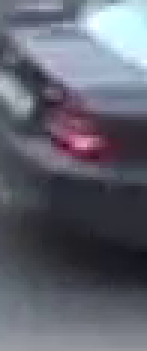
#> input picture pictures/100.png, 49 x 117 px, given in place of 00000.mp4, which was not available (shown 3 times larger)
$ python test.py
#> lines starting #> are read from the running program, lines starting #| are printed output that depends on the picture; after the words box and inside, x2 and y2 are one past the last pixel; in counts of white or black regions, pixels touching at a corner belong together; pictures that were not available may be replaced by others from this repository, and a replacement may not be noted
import cv2
import numpy as np
from collections import deque

# Parameters
MAX_DISTANCE = 50
MIN_AREA = 500
COUNT_LINE_OFFSET = 200
MEMORY = 30

# Initialize
fgbg = cv2.createBackgroundSubtractorMOG2(history=300, varThreshold=50)
next_id = 0
tracks = {}
track_paths = {}
object_types = {}
counts = {
    'car': {'left_to_right': 0, 'right_to_left': 0},
    'truck': {'left_to_right': 0, 'right_to_left': 0},
    'tram': {'left_to_right': 0, 'right_to_left': 0},
    'person': {'left_to_right': 0, 'right_to_left': 0}
}
last_bbox_info = {}  # oid: (x, y, w, h, aspect_ratio)

def classify(w, h):
    area = w * h
    aspect_ratio = h / w if w > 0 else 0

    if area > 300000 and aspect_ratio < 0.6:
        return 'tram'
    elif 40000 < area <= 250000 and 0.7 <= aspect_ratio <= 1.2:
        return 'truck'
    elif 2500 < area <= 40000 and 0.4 <= aspect_ratio <= 0.7:
        return 'car'
    elif 500 < area < 3000 and aspect_ratio >= 1.6:
        return 'person'
    else:
        return None

def boxes_overlap(box1, box2, threshold=0.4):
    x1, y1, w1, h1 = box1
    x2, y2, w2, h2 = box2

    xa = max(x1, x2)
    ya = max(y1, y2)
    xb = min(x1 + w1, x2 + w2)
    yb = min(y1 + h1, y2 + h2)

    inter_area = max(0, xb - xa) * max(0, yb - ya)
    box1_area = w1 * h1
    box2_area = w2 * h2
    iou = inter_area / float(box1_area + box2_area - inter_area + 1e-5)

    return iou > threshold

def merge_boxes(boxes, iou_threshold=0.1):
    if not boxes:
        return []

    merged = []
    used = [False] * len(boxes)

    for i in range(len(boxes)):
        if used[i]:
            continue
        x1, y1, w1, h1 = boxes[i]
        x2, y2, w2, h2 = x1, y1, w1, h1

        for j in range(i + 1, len(boxes)):
            if used[j]:
                continue
            bx = boxes[j]
            if boxes_overlap((x2, y2, w2, h2), bx, threshold=iou_threshold):
                # scalanie dwóch boxów w jeden większy (łączymy połączone obszary)
                x2 = min(x2, bx[0])
                y2 = min(y2, bx[1])
                w2 = max(x2 + w2, bx[0] + bx[2]) - x2
                h2 = max(y2 + h2, bx[1] + bx[3]) - y2
                used[j] = True

        merged.append((x2, y2, w2, h2))
        used[i] = True

    # Rekurencyjnie scalamy aż do ustabilizowania liczby boxów
    if len(merged) < len(boxes):
        return merge_boxes(merged, iou_threshold)
    else:
        return merged

def get_direction(path, line_x):
    if len(path) < 2:
        return None
    x0 = path[0][0]
    x1 = path[-1][0]
    if x0 < line_x and x1 > line_x:
        return 'left_to_right'
    elif x0 > line_x and x1 < line_x:
        return 'right_to_left'
    return None

def remove_inner_boxes(boxes):
    """
    Removes bounding boxes that are completely inside another one.

    Args:
        boxes (list of tuples): Each box is (x, y, w, h)

    Returns:
        list of tuples: Filtered list with only outer boxes.
    """
    filtered = []
    for i, (x1, y1, w1, h1) in enumerate(boxes):
        is_inner = False
        for j, (x2, y2, w2, h2) in enumerate(boxes):
            if i == j:
                continue
            if x1 >= x2 and y1 >= y2 and (x1 + w1) <= (x2 + w2) and (y1 + h1) <= (y2 + h2):
                is_inner = True
                break
        if not is_inner:
            filtered.append((x1, y1, w1, h1))
    return filtered


# Load video
cap = cv2.VideoCapture("filmy/00000.mp4")
frame_width = int(cap.get(cv2.CAP_PROP_FRAME_WIDTH))
frame_height = int(cap.get(cv2.CAP_PROP_FRAME_HEIGHT))
line_x = frame_width // 2 - COUNT_LINE_OFFSET

while cap.isOpened():
    ret, frame = cap.read()
#> frame is the input picture: shape (117, 49, 3); mean B, G, R 111, 99.5, 97.6
    if not ret:
        break

    # Blur to suppress leaves and noise
    blurred = cv2.GaussianBlur(frame, (11, 11), 0)
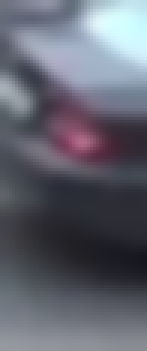
#> blurred: shape (117, 49, 3) (shown 3 times larger); mean B, G, R 111, 99.5, 97.6
    fgmask = fgbg.apply(blurred)
#> fgmask: shape (117, 49); every value is 127

    # Morphology to clean noise
    fgmask = cv2.medianBlur(fgmask, 5)


    _, thresh = cv2.threshold(fgmask, 170, 255, cv2.THRESH_BINARY)
#> thresh: shape (117, 49); every value is 0

    opening = cv2.morphologyEx(thresh, cv2.MORPH_OPEN, (15, 15))
    closing = cv2.morphologyEx(opening, cv2.MORPH_CLOSE, (105, 105))
    dilation = cv2.dilate(closing,(305, 305),iterations = 15)

    filtered = dilation
    filtered1 = cv2.cvtColor(dilation, cv2.COLOR_GRAY2BGR)
#> filtered1: shape (117, 49, 3); every value is 0

    contours, _ = cv2.findContours(filtered, cv2.RETR_EXTERNAL, cv2.CHAIN_APPROX_SIMPLE)
#> contours = []

    filtered_boxes = []
    for cnt in contours:
        x, y, w, h = cv2.boundingRect(cnt)
        area = w * h
        if area < MIN_AREA:
            continue
        filtered_boxes.append((x, y, w, h))
#> this loop made 0 passes
#> after the loop, filtered_boxes = []

    # Scal overlapping bounding boxes
    merged_boxes = merge_boxes(filtered_boxes, iou_threshold=0.4)
#> merged_boxes = []
    merged_boxes = remove_inner_boxes(merged_boxes)

    detections = []
    for (x, y, w, h) in merged_boxes:
        cx = x + w // 2
        cy = y + h // 2
        detections.append(((cx, cy), (x, y, w, h)))
#> after the loop, detections = []

    used = set()
    new_tracks = {}

    for (cx, cy), (x, y, w, h) in detections:
        matched = False
        for oid, (px, py) in tracks.items():
            if oid in used:
                continue
            if np.hypot(cx - px, cy - py) < MAX_DISTANCE:
                new_tracks[oid] = (cx, cy)
                track_paths[oid].append((cx, cy))
                used.add(oid)
                matched = True
                break
        if not matched:
            new_tracks[next_id] = (cx, cy)
            track_paths[next_id] = deque(maxlen=MEMORY)
            track_paths[next_id].append((cx, cy))
            obj_type = classify(w, h)
            object_types[next_id] = obj_type
            aspect_ratio = round(h / w, 2) if w > 0 else 0
            last_bbox_info[next_id] = (x, y, w, h, aspect_ratio)
            next_id += 1
        else:
            # Aktualizacja bounding boxa istniejącego obiektu
            obj_type = object_types.get(oid)
            aspect_ratio = round(h / w, 2) if w > 0 else 0
            last_bbox_info[oid] = (x, y, w, h, aspect_ratio)
#> after the loop, last_bbox_info = 0 items; new_tracks = 0 items; next_id = 0; object_types = 0 items; track_paths = 0 items; used = 0 items

    # Count & remove finished tracks
    ids_to_remove = []
    for oid in tracks:
        if oid not in new_tracks:
            path = track_paths[oid]
            obj_type = object_types.get(oid)
            direction = get_direction(path, line_x)
            if obj_type and direction:
                counts[obj_type][direction] += 1
            ids_to_remove.append(oid)
#> after the loop, counts = 4 items; ids_to_remove = []

    for oid in ids_to_remove:
        track_paths.pop(oid, None)
        object_types.pop(oid, None)
        last_bbox_info.pop(oid, None)

    tracks = new_tracks
#> tracks = 0 items

    # Draw count line
    cv2.line(frame, (line_x, 0), (line_x, frame_height), (255, 0, 0), 2)

    # Draw detections
    for oid, (cx, cy) in tracks.items():
        obj_type = object_types.get(oid, '?')

        # Use last known bounding box
        if oid in last_bbox_info:
            x, y, w, h, aspect_ratio = last_bbox_info[oid]
            label = f"{obj_type} AR:{aspect_ratio} A:{w*h}"
            cv2.rectangle(frame, (x, y), (x + w, y + h), (0, 255, 255), 2)
            cv2.putText(frame, label, (x, y - 5),
                        cv2.FONT_HERSHEY_SIMPLEX, 0.5, (0, 255, 255), 2)

    # Show counters
    y_pos = 30
    for cls in ['car', 'truck', 'tram', 'person']:
        cv2.putText(frame, f"{cls}s L->R: {counts[cls]['left_to_right']}", (10, y_pos),
                    cv2.FONT_HERSHEY_SIMPLEX, 0.6, (0, 255, 0), 2)
        cv2.putText(frame, f"{cls}s R->L: {counts[cls]['right_to_left']}", (250, y_pos),
                    cv2.FONT_HERSHEY_SIMPLEX, 0.6, (0, 255, 0), 2)
        y_pos += 30
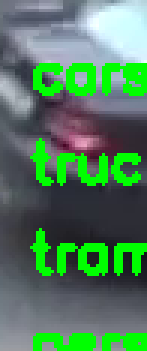
#> frame: shape (117, 49, 3) (shown 3 times larger); 16.22% of pixels changed, all inside (x1, y1, x2, y2) = (10, 21, 49, 117)
#> after the loop, y_pos = 150

    cv2.drawContours(filtered1, contours, -1, (0,255,0), 3)
    cv2.imshow("Counter", frame)
    key = cv2.waitKey(0) & 0xFF  # Changed to 1ms wait for smooth video
#> (key q is pressed here)
    if key == ord('q'):
        break
    elif key != ord('d'):
        continue

cap.release()
cv2.destroyAllWindows()

$ run again, on pictures/1005.png
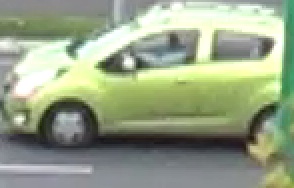
#> input picture pictures/1005.png, 147 x 94 px, given in place of 00000.mp4, which was not available (shown 2 times larger)
#> frame is the input picture: shape (94, 147, 3); mean B, G, R 134.6, 161.6, 150.5
#> `blurred = cv2.GaussianBlur(frame, (11, 11), 0)`:
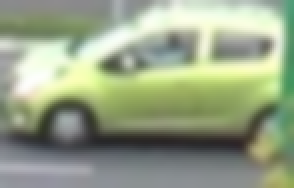
#> blurred: shape (94, 147, 3) (shown 2 times larger); mean B, G, R 134.7, 161.7, 150.5
#> fgmask: shape (94, 147); every value is 127
#> thresh: shape (94, 147); every value is 0
#> filtered1: shape (94, 147, 3); every value is 0
#> contours = []
#> after the loop `for (cx, cy), (x, y, w, h) in detections:`: last_bbox_info = 0 items; next_id = 0; object_types = 0 items
#> after the loop `for oid in tracks:`: counts = 4 items; ids_to_remove = []
#> tracks = 0 items
#> after the loop `for cls in ['car', 'truck', 'tram', 'person']:`:
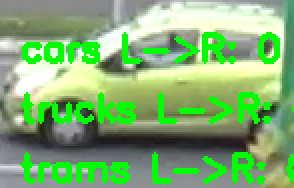
#> frame: shape (94, 147, 3) (shown 2 times larger); 15.5% of pixels changed, all inside (x1, y1, x2, y2) = (10, 16, 147, 92)
#> after the loop `for cls in ['car', 'truck', 'tram', 'person']:`: y_pos = 150

$ run again, on pictures/1028.png
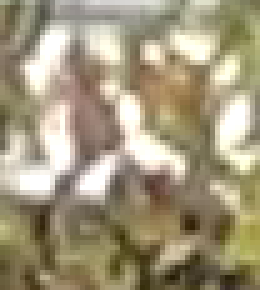
#> input picture pictures/1028.png, 52 x 58 px, given in place of 00000.mp4, which was not available (shown 5 times larger)
#> frame is the input picture: shape (58, 52, 3); mean B, G, R 124.9, 151.6, 162.2
#> `blurred = cv2.GaussianBlur(frame, (11, 11), 0)`:
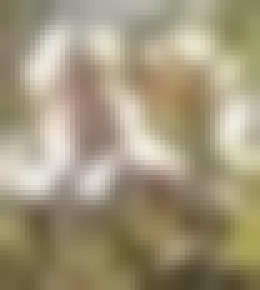
#> blurred: shape (58, 52, 3) (shown 5 times larger); mean B, G, R 124.8, 151.5, 162.2
#> fgmask: shape (58, 52); every value is 127
#> thresh: shape (58, 52); every value is 0
#> filtered1: shape (58, 52, 3); every value is 0
#> contours = []
#> after the loop `for (cx, cy), (x, y, w, h) in detections:`: last_bbox_info = 0 items; next_id = 0; object_types = 0 items
#> after the loop `for oid in tracks:`: counts = 4 items; ids_to_remove = []
#> tracks = 0 items
#> after the loop `for cls in ['car', 'truck', 'tram', 'person']:`:
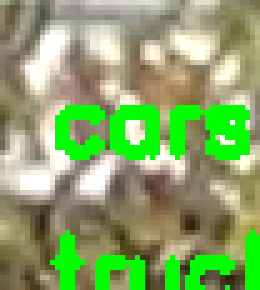
#> frame: shape (58, 52, 3) (shown 5 times larger); 15.29% of pixels changed, all inside (x1, y1, x2, y2) = (10, 21, 52, 58)
#> after the loop `for cls in ['car', 'truck', 'tram', 'person']:`: y_pos = 150

$ run again, on pictures/1041.png
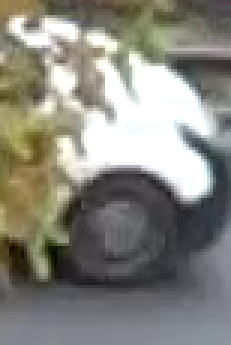
#> input picture pictures/1041.png, 77 x 115 px, given in place of 00000.mp4, which was not available (shown 3 times larger)
#> frame is the input picture: shape (115, 77, 3); mean B, G, R 126.6, 134.9, 136
#> `blurred = cv2.GaussianBlur(frame, (11, 11), 0)`:
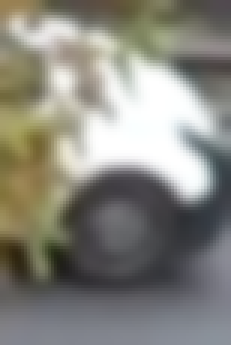
#> blurred: shape (115, 77, 3) (shown 3 times larger); mean B, G, R 126.5, 134.8, 136
#> fgmask: shape (115, 77); every value is 127
#> thresh: shape (115, 77); every value is 0
#> filtered1: shape (115, 77, 3); every value is 0
#> contours = []
#> after the loop `for (cx, cy), (x, y, w, h) in detections:`: last_bbox_info = 0 items; next_id = 0; object_types = 0 items
#> after the loop `for oid in tracks:`: counts = 4 items; ids_to_remove = []
#> tracks = 0 items
#> after the loop `for cls in ['car', 'truck', 'tram', 'person']:`:
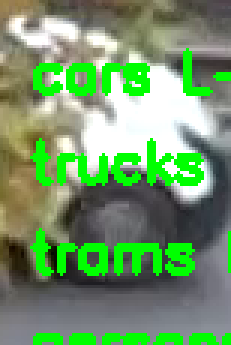
#> frame: shape (115, 77, 3) (shown 3 times larger); 15.09% of pixels changed, all inside (x1, y1, x2, y2) = (10, 16, 77, 115)
#> after the loop `for cls in ['car', 'truck', 'tram', 'person']:`: y_pos = 150
